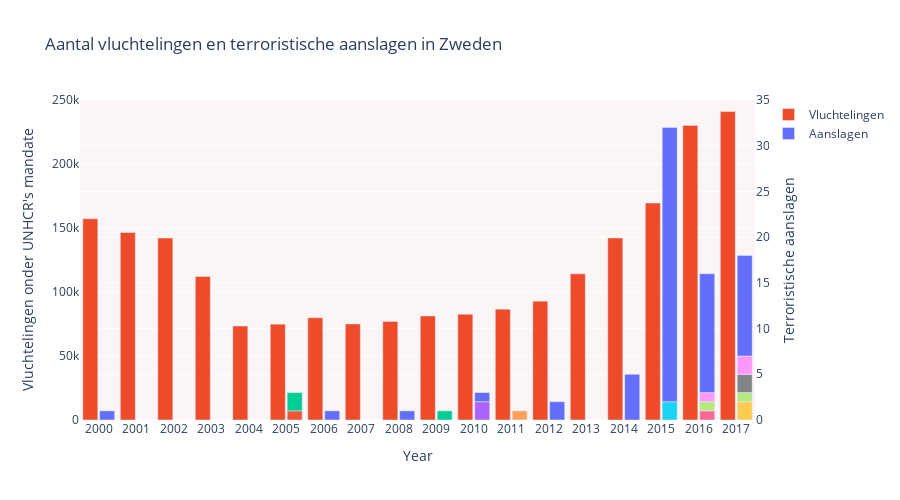

Source (notebook cell):
### Markdown cell above
x

### Code cell
import pandas as pd
import plotly.graph_objects as go
import plotly.express as px

df4 = pd.read_csv('migranten_per_jaar_per_land.csv')
df5 = df4[df4.Year.between(2000, 2017)]
df10 = df5[df5["Country of asylum"] == 'Sweden']

df7 = pd.read_csv('aanslagen_per_jaar_per_land_per_groep.csv')
df8 = df7[df7.year.between(2000, 2017)]
df11 = df8[df8["country"] == 'Sweden']

groups = df11['group'].unique()

color_map = {group: color for group, color in zip(groups, px.colors.qualitative.Plotly)}

fig = go.Figure()

fig.add_trace(go.Bar(
    x=df10['Year'],
    y=df10["Refugees under UNHCR's mandate"],
    marker_color='rgb(238, 75, 43)',
    name="Vluchtelingen",
    yaxis='y',
    offsetgroup=0,
    width=0.4
))

fig.add_trace(go.Bar(
    x=df11['year'],
    y=df11['count'],
    marker_color=[color_map.get(group, 'rgb(129, 133, 137)') for group in df11['group']],
    hovertext=df11['group'],
    name='Aanslagen',
    yaxis='y2',
    offsetgroup=1,
    width=0.4
))

fig.update_layout(
    title='Aantal vluchtelingen en terroristische aanslagen in Zweden',
    xaxis=dict(type='category', categoryorder='array', categoryarray=df10['Year']),
    yaxis=dict(range=[0, 250000], title="Vluchtelingen onder UNHCR's mandate", side='left'),
    yaxis2=dict(range=[0, 35], title="Terroristische aanslagen", overlaying='y', side='right'),
    xaxis_title='Year',
    height=500,
    bargap=0.1,
    plot_bgcolor='rgb(252, 245, 245)',
)

fig.show()

### Figure 1 — Plotly figure (JSON) as saved in the notebook; plotly's stock layout.template omitted (floating-point values rounded to 4 significant figures)
{"data": [{"marker": {"color": "rgb(238, 75, 43)"}, "name": "Vluchtelingen", "offsetgroup": "0", "type": "bar", "width": 0.4, "x": [2000, 2001, 2002, 2003, 2004, 2005, 2006, 2007, 2008, 2009, 2010, 2011, 2012, 2013, 2014, 2015, 2016, 2017], "y": [157206, 146480, 142170, 112148, 73383, 74889, 79895, 75055, 77016, 81346, 82620, 86603, 92869, 114172, 142197, 169516, 230158, 240954], "yaxis": "y"}, {"hovertext": ["Unknown", "Al-Qaida Organization for Jihad in Sweden", "Global Intifada", "Unknown", "Unknown", "Global Intifada", "Iraqi extremists", "Unknown", "Animal Liberation Front (ALF)", "Unknown", "Unknown", "Anti-Immigrant extremists", "Unknown", "Anti-Muslim extremists", "Jihadi-inspired extremists", "Nordic Resistance Movement", "Unknown", "Anti-Semitic extremists", "Jihadi-inspired extremists", "Neo-Nazi extremists", "Nordic Resistance Movement", "Unknown"], "marker": {"color": ["#636EFA", "#EF553B", "#00CC96", "#636EFA", "#636EFA", "#00CC96", "#AB63FA", "#636EFA", "#FFA15A", "#636EFA", "#636EFA", "#19D3F3", "#636EFA", "#FF6692", "#B6E880", "#FF97FF", "#636EFA", "#FECB52", "#B6E880", "rgb(129, 133, 137)", "#FF97FF", "#636EFA"]}, "name": "Aanslagen", "offsetgroup": "1", "type": "bar", "width": 0.4, "x": [2000, 2005, 2005, 2006, 2008, 2009, 2010, 2010, 2011, 2012, 2014, 2015, 2015, 2016, 2016, 2016, 2016, 2017, 2017, 2017, 2017, 2017], "y": [1, 1, 2, 1, 1, 1, 2, 1, 1, 2, 5, 2, 30, 1, 1, 1, 13, 2, 1, 2, 2, 11], "yaxis": "y2"}], "layout": {"bargap": 0.1, "height": 500, "plot_bgcolor": "rgb(252, 245, 245)", "title": {"text": "Aantal vluchtelingen en terroristische aanslagen in Zweden"}, "xaxis": {"categoryarray": [2000, 2001, 2002, 2003, 2004, 2005, 2006, 2007, 2008, 2009, 2010, 2011, 2012, 2013, 2014, 2015, 2016, 2017], "categoryorder": "array", "title": {"text": "Year"}, "type": "category"}, "yaxis": {"range": [0, 250000], "side": "left", "title": {"text": "Vluchtelingen onder UNHCR's mandate"}}, "yaxis2": {"overlaying": "y", "range": [0, 35], "side": "right", "title": {"text": "Terroristische aanslagen"}}}}
